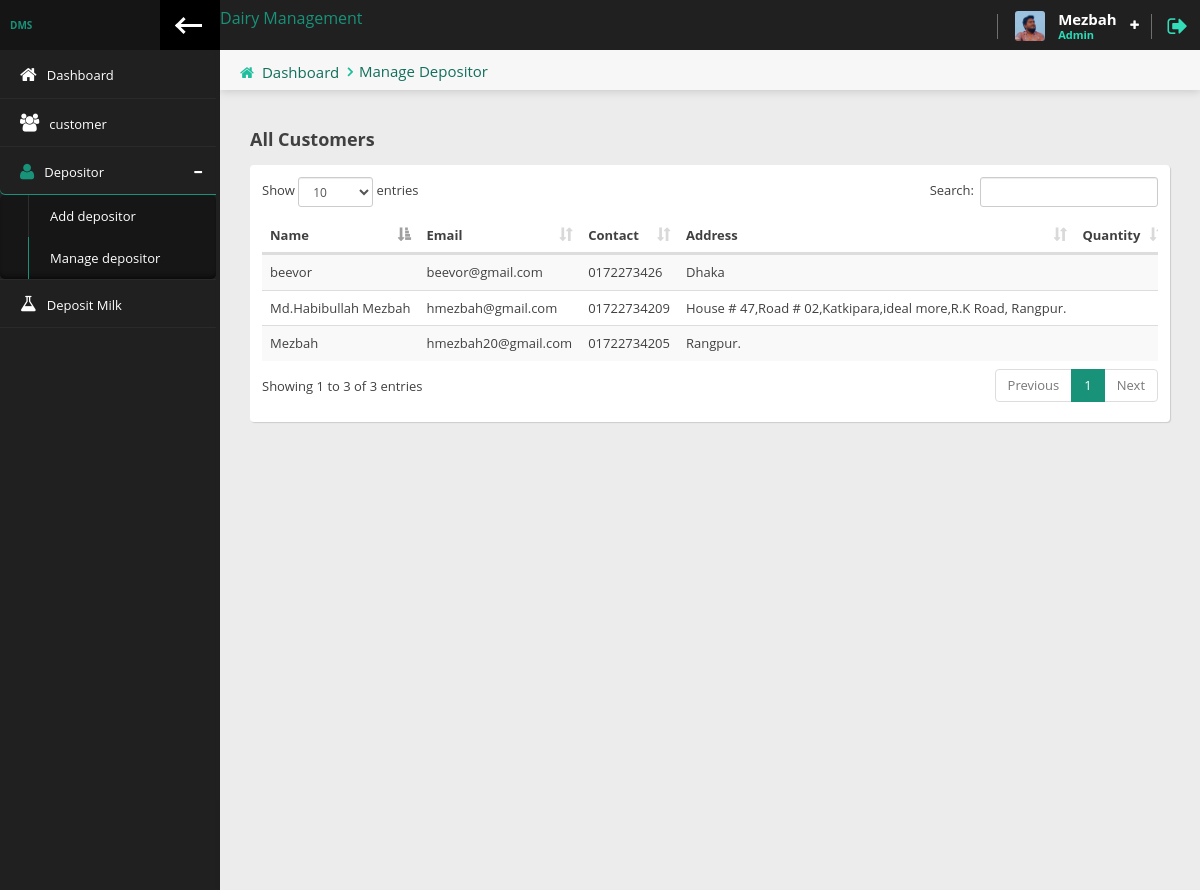
Page /Admin/manage_depositor.php (signed in) on the committed database.
### tables this page shows
CREATE TABLE `depositor` (
  `id` int(5) NOT NULL,
  `name` varchar(100) NOT NULL,
  `email` varchar(50) NOT NULL,
  `password` varchar(100) NOT NULL,
  `contact` varchar(11) NOT NULL,
  `address` varchar(200) NOT NULL,
  `quantity` varchar(10) NOT NULL,
  `at_rate` varchar(10) NOT NULL,
  `datetime` timestamp NOT NULL DEFAULT current_timestamp()
);

### Admin/manage_depositor.php (the view, shortened to what this page needs)
<?php
require_once 'header.php';
?>
                <div class="content-header">
                    <div class="leftside-content-header">
                    <ul class="breadcrumbs">
                        <li><i class="fa fa-home" aria-hidden="true"></i><a href="#">Dashboard</a></li>
                        <li><a href="javascript:avoid(0)">Manage Depositor</a></li>
                    </ul>
                    </div>
                </div>
    <div class="row animated fadeInUp">
        <div class="col-sm-12">
                    <h4 class="section-subtitle"><b>All Customers</b></h4>
                    <div class="panel">
                        <div class="panel-content">
                            <div class="table-responsive">
                                <table id="basic-table" class="data-table table table-striped nowrap table-hover" cellspacing="0" width="100%">
                                    <thead>
                                    <tr>
                                        <th>Name</th>
                                        <th>Email</th>
                                        <th>Contact</th>
                                        <th>Address</th>
                                        <th>Quantity</th>
                                    </tr>
                                    </thead>
                                    <tbody>
                                        <?php
                                        $result=mysqli_query($con, "SELECT * FROM `depositor`");
                                        while($row = mysqli_fetch_assoc($result)) {
                                            ?>
                                            <tr>
                                            <td><?= $row["name"] ?></td>
                                            <td><?= $row["email"] ?></td>
                                            <td><?= $row["contact"] ?></td>
                                            <td><?= $row["address"] ?></td>
                                            <td><?= $row["quantity"] ?></td>
                                            </tr>
                                            <?php
                                            }
                                        ?>
                                    </tbody>
                                </table>
                            </div>
                        </div>
                    </div>
                </div>
    </div>
        <?php
            require_once 'footer.php';
        ?>
        <?php
            require_once 'footer.php';
        ?>

### rows in the picture
depositor: name "Md.Habibullah Mezbah", email "hmezbah@gmail.com", contact "01722734209", address "House # 47,Road # 02,Katkipara,ideal more,R.K Road, Rangpur."
depositor: name "Mezbah", email "hmezbah20@gmail.com", contact "01722734205", address "Rangpur."
depositor: name "beevor", email "beevor@gmail.com", contact "0172273426", address "Dhaka"
